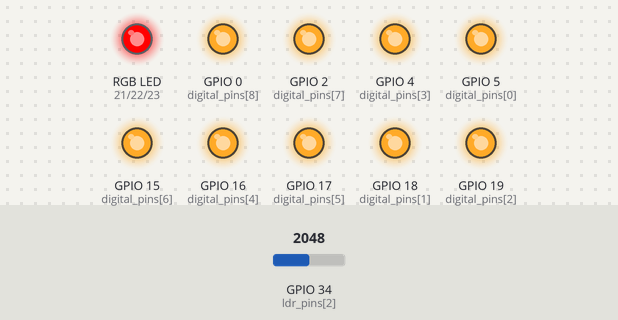
A sketch run on a simulated ESP32. Parts: an RGB LED mixed from three pins (HIGH = lit), output pins drawn as LEDs (lit = HIGH). The inputs (shaded band) are chosen by the test bench; at power-on: GPIO 34 (ldr_pins[2]) = 2048. What the sketch prints to the serial monitor is not drawn.

Above: at 0.1 s.
At 4.2 s:
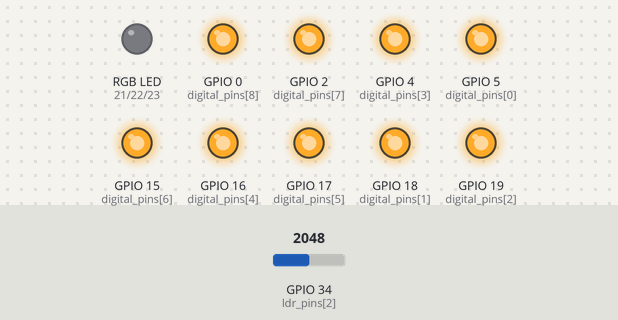
4.3 s: GPIO 34 (ldr_pins[2]) set to 4095
At 4.65 s:
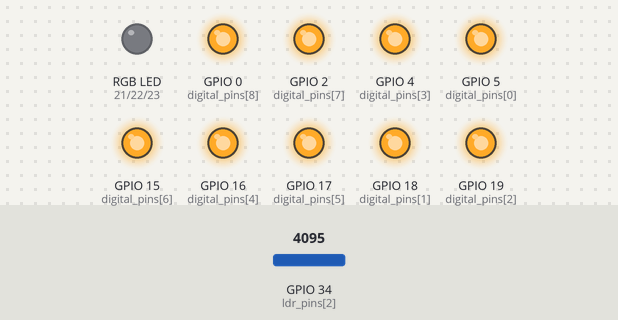
Timing chart, 0 to 16.3 s (numbered marks = the images above; inputs shaded):
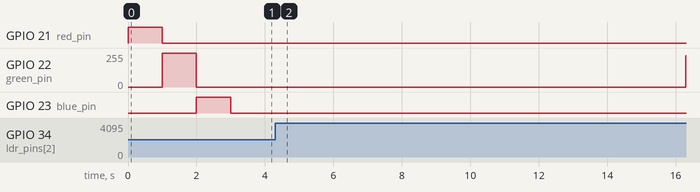

The sketch:

removing_led_effect.ino
```cpp
/*
 * Tries to predict and remove the effect of the LED on LDR readings
 * Outputs calculation to be plotted (in order to determine accuracy)
 */
const int KNOWN_RESISTANCE = 2000;//Omhs
const int INPUT_RANGE = 4095;//max analog input value

const int pieces = 9;//number of pieces
const int red_pin = 21;
const int green_pin = 22;
const int blue_pin = 23;

const int PWMFreq = 5000; /* 5 KHz */
const int PWMResolution = 10;
const int MAX_DUTY_CYCLE = (int)(pow(2, PWMResolution) - 1);

const int redPwmChannel = 0;
const int greenPwmChannel = 1;
const int bluePwmChannel = 2;

int red;
int green;
int blue;

//ldr input pins
const int ldr_pins[pieces] = {32,35,34, 27,26,33, 13,12,14};
//led control pins
const int digital_pins[pieces] = {5,18,19, 4,16,17, 15,2,0};
boolean pieces_in[pieces];//which pins are in

int iterations = 0;

float red_reflected;
float green_reflected;
float blue_reflected;

const int TEST_SLOT = 2;//3rd slot

const int sequence_speed = 8;//should be 2 to the power of something
const int length_of_sequence = 3072;

const float time_per_iteration = 4000;//microseconds
float last_time = 0;

/*gets the resistance of the ldr in the specified slot*/
float getLdrResistance(int piece_number){
  int ldr_pin = ldr_pins[piece_number];
  float sensorValue = analogRead(ldr_pin);
  float resistance = ((INPUT_RANGE / sensorValue) - 1) * KNOWN_RESISTANCE;
  return resistance;
}

/*gets the measured brightness in the specified slot*/
float getIntensity(int piece_number){
  float resistance = getLdrResistance(piece_number);

  float light_intensity = 1600000000 * pow(resistance, -1.75);
  //calibration coefficients aren't used as they cancel(and would just complicate the program)
  if(light_intensity < 0){
    light_intensity = 0;
  }
  return light_intensity;
}

/*updates the leds with the latest values*/
void update_leds(){
  for(int piece_number = 0; piece_number<pieces; piece_number++){
    digitalWrite(digital_pins[piece_number], pieces_in[piece_number]);
  }

  ledcWrite(redPwmChannel, red);
  ledcWrite(greenPwmChannel, green);
  ledcWrite(bluePwmChannel, blue);
}

/*prints the LED output and the LDR readings in a standard format*/
void print_readings(){
  Serial.print(red);
  Serial.print(",");
  Serial.print(green);
  Serial.print(",");
  Serial.print(blue);
  Serial.print(",  ");

  for(int piece_number = 0; piece_number<pieces; piece_number++){
    Serial.print(getIntensity(piece_number));
    Serial.print(",");
  }
  Serial.println("");
}

void setup() {
  //initialises array
  for(int piece_number = 0; piece_number<pieces; piece_number++){
    pieces_in[piece_number] = 1;
  }

  Serial.begin(115200);

  //sets up the LEDs
  ledcSetup(redPwmChannel, PWMFreq, PWMResolution);
  ledcSetup(greenPwmChannel, PWMFreq, PWMResolution);
  ledcSetup(bluePwmChannel, PWMFreq, PWMResolution);

  ledcAttachPin(red_pin, redPwmChannel);
  ledcAttachPin(green_pin, greenPwmChannel);
  ledcAttachPin(blue_pin, bluePwmChannel);

  for(int piece_number = 0; piece_number<pieces; piece_number++){
    pinMode(digital_pins[piece_number], OUTPUT);
    digitalWrite(digital_pins[piece_number], pieces_in[piece_number]);
  }

  //sets up the LDRs
  for(int piece_number = 0; piece_number<pieces; piece_number++){
    pinMode(ldr_pins[piece_number], INPUT);
  }

  //keeps the LEDs off and records the brightness with no LEDs
  red = 0;
  green = 0;
  blue = 0;
  update_leds();

  float none_reading = getIntensity(TEST_SLOT);

  //records the light intensity when the red LED is on
  red = 1023;
  green = 0;
  blue = 0;
  update_leds();

  delay(1000);//waits 1 seconds to eliminate the effect of hysteresis
  float red_reading = getIntensity(TEST_SLOT);


  //records the light intensity when the green LED is on
  red = 0;
  green = 1023;
  blue = 0;
  update_leds();

  delay(1000);//waits 1 seconds to eliminate the effect of hysteresis
  float green_reading = getIntensity(TEST_SLOT);


  //records the light intensity when the blue LED is on
  red = 0;
  green = 0;
  blue = 1023;
  update_leds();

  delay(1000);//waits 1 seconds to eliminate the effect of hysteresis
  float blue_reading = getIntensity(TEST_SLOT);

  //calculates the amount of light reflected
  red_reflected = red_reading - none_reading;
  green_reflected = green_reading - none_reading;
  blue_reflected = blue_reading - none_reading;

  if(red_reflected < 0){
    red_reflected = 0;
  }
  if(green_reflected < 0){
    green_reflected = 0;
  }
  if(blue_reflected < 0){
    blue_reflected = 0;
  }


  //prints a header so that each line is labelled by the serial plotter
  Serial.print("measured_intensity");
  Serial.print(",");
  Serial.print("predicted_LED_effect");
  Serial.print(",");
  Serial.print("predicted_actual_intensity");
  Serial.println();
}

void loop() {
  //works out the current position in the sequence
  int part_of_sequence = (iterations % (length_of_sequence/sequence_speed)) * sequence_speed;

  //determines the LEDs output
  red = 0;
  green = 0;
  blue = 0;

  if(part_of_sequence < 1024){
    red = (part_of_sequence % 1024);
  }else if(part_of_sequence < 2048){
    green = (part_of_sequence % 1024);
  }else if(part_of_sequence < 3072){
    blue = (part_of_sequence % 1024);
  }
  update_leds();

  //gets the total intensity measured by the LDR
  float measured_intensity = getIntensity(TEST_SLOT);

  //predicts the effect of the LED on the result
  float red_led_effect = (red / 1023.0) * red_reflected;
  float green_led_effect = (green / 1023.0) * green_reflected;
  float blue_led_effect = (blue / 1023.0) * blue_reflected;

  float total_led_effect = red_led_effect + green_led_effect + blue_led_effect;

  //predicts the intensity if the LEDs were off
  float real_intensity = measured_intensity - total_led_effect;

  if(real_intensity < 0){
   real_intensity = 0;
  }

  //prints the data to plot
  Serial.print(measured_intensity);
  Serial.print(",");
  Serial.print(total_led_effect);
  Serial.print(",");
  Serial.print(real_intensity);
  Serial.println();

  //ensures time per iteration is constant by delaying remaining time
  float time_past = micros() - last_time;
  float delay_time = time_per_iteration - time_past;
  if(delay_time > 0){
    delayMicroseconds(delay_time);
  }
  last_time = micros();

  iterations++;//goes to the next part of the sequence
}
```

Measured:
- after the input at 4.3 s, GPIO 23 (blue_pin): stays LOW (without the input it goes to HIGH after 4.8 s)
